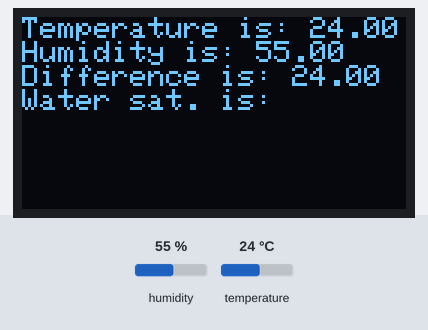
Simulated run of this sketch. Board: Arduino Uno, built with avr-gcc and run on an emulated ATmega328P. On the bench: 128×64 one-colour display. The inputs (shaded band) are chosen by the test bench; at power-on: humidity 55 %, temperature 24 °C. What the sketch prints to the serial monitor is not drawn.

Above: at 2.9 s.
3.0 s: humidity set to 22 %
At 5.3 s:
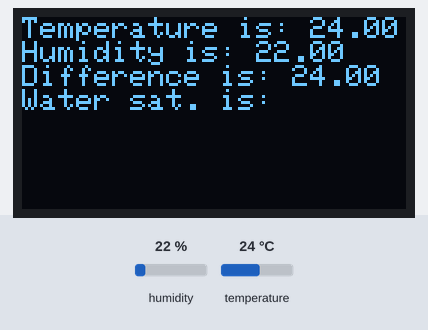
5.8 s: temperature set to 21 °C
At 6.6 s:
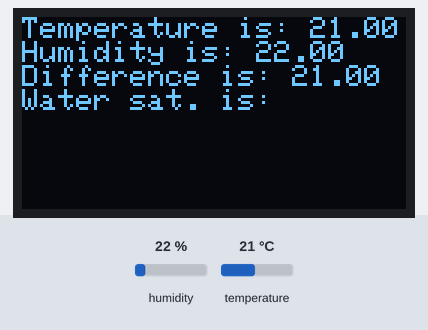
8.6 s: temperature set to 18 °C
At 11.6 s:
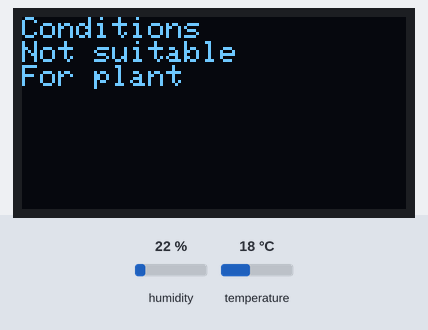
14.7 s: humidity set to 28 %
At 16.67 s:
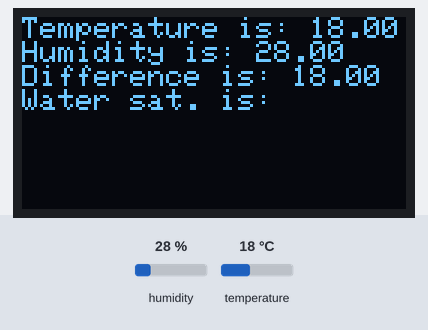
18.1 s: humidity set to 31 %
At 19.0 s:
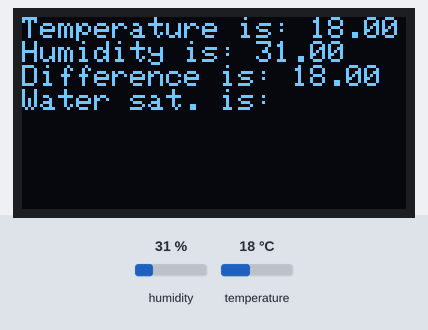
Timing chart, 0 to 21.1 s (numbered marks = the images above; inputs shaded):
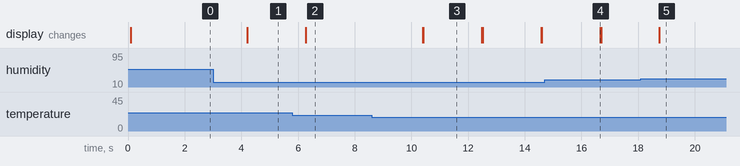

The sketch:

DHT_OLED_module.ino
```cpp
#include "DHT.h"
#include <Wire.h>
#include <Adafruit_GFX.h>
#include <Adafruit_SSD1306.h>

#define SCREEN_WIDTH 128 // OLED display width, in pixels
#define SCREEN_HEIGHT 64 // OLED display height, in pixels
#define DHTPIN 6
#define DHTTYPE DHT11

DHT dht(DHTPIN, DHTTYPE);
Adafruit_SSD1306 display(SCREEN_WIDTH, SCREEN_HEIGHT, &Wire, -1);

float difft[2] = {};
float diff = 0;
float h = 0;
float t = 0;

void setup() {
  Serial.begin(9600);
  Serial.println(F("DHTxx test!"));
  if(!display.begin(SSD1306_SWITCHCAPVCC, 0x3C)) { // Address 0x3D for 128x64
    Serial.println(F("SSD1306 allocation failed"));
    for(;;);
  }
  dht.begin();
}

void loop() {
  h = dht.readHumidity();
  t = dht.readTemperature();
  difft[1] = t;
  if (isnan(h) || isnan(t)) {
    Serial.println(F("Failed to read from DHT sensor!"));
    return;
  }
  diff = abs(difft[0] - difft[1]);
  sp();
  dt();
  if((t > 28 && h > 65) || (t < 20 && h < 30) ){
    toohot();
  }
  delay(2000);
}
void sp(){
  Serial.print(F("Humidity: "));
  Serial.println(h);
  Serial.print(F("Temperature: "));
  Serial.println(t);
  Serial.print(F("Difference: "));
  Serial.println(diff);
}
void dt(){
  display.clearDisplay();
  display.setTextSize(1);
  display.setTextColor(WHITE);
  display.setCursor(0, 0);
  display.print("Temperature is: ");
  display.println(t);
  display.print("Humidity is: ");
  display.println(h);
  display.print("Difference is: ");
  display.println(diff);
  display.print("Water sat. is: ");
  display.display();
}
void toohot(){
  display.clearDisplay();
  display.setTextSize(1);
  display.setTextColor(WHITE);
  display.setCursor(0, 0);
  display.println("Conditions");
  display.println("Not suitable");
  display.println("For plant");
  display.display();
}
void ssdtest(){
  delay(2000);
  display.clearDisplay();
  display.setTextSize(1);
  display.setTextColor(WHITE);
  display.setCursor(0, 0);
  display.println("Hello");
  display.display();
  dht.begin();
}
```

Measured:
- the behaviour switches between 20 and 19 °C on temperature (found by bisection; images 2 and 3)
- after the input at 3.0 s, the display: changes after 1.2 s (image 1)
- after the input at 5.8 s, the display: changes after 0.47 s (image 2)
- after the input at 8.6 s, the display: first changes after 1.8 s (image 3 shows a later state)
- after the input at 14.7 s, the display: changes after 2.0 s (image 4)
- after the input at 18.1 s, the display: changes after 0.65 s (image 5)
- what the display in image 3 shows lasts 2.1 s, from 10.4 s to 12.5 s
